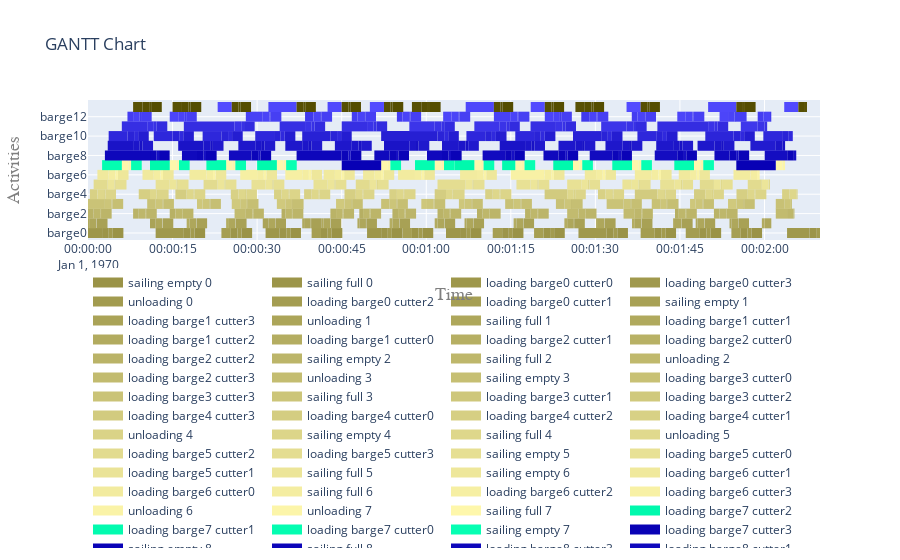

Here is the notebook cell this chart was saved with:
### Code cell
fig = plot.get_gantt_chart([*barges.values()],id_map=id_map)
